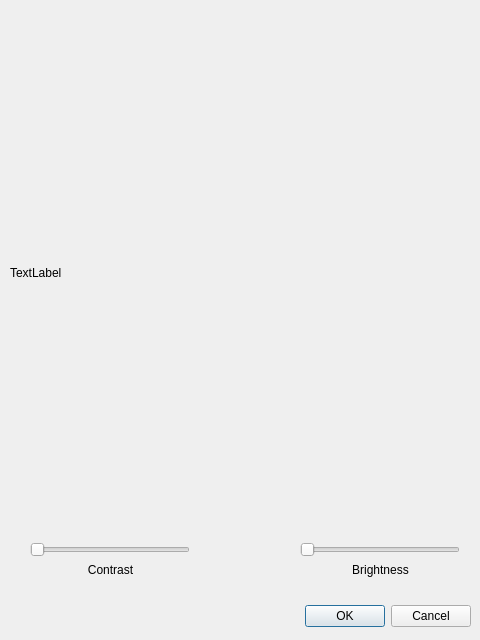
<?xml version="1.0" encoding="UTF-8"?>
<ui version="4.0">
 <class>Dialog</class>
 <widget class="QDialog" name="Dialog">
  <property name="geometry">
   <rect>
    <x>0</x>
    <y>0</y>
    <width>480</width>
    <height>640</height>
   </rect>
  </property>
  <property name="windowTitle">
   <string>Dialog</string>
  </property>
  <widget class="QDialogButtonBox" name="buttonBox">
   <property name="geometry">
    <rect>
     <x>10</x>
     <y>600</y>
     <width>461</width>
     <height>32</height>
    </rect>
   </property>
   <property name="orientation">
    <enum>Qt::Horizontal</enum>
   </property>
   <property name="standardButtons">
    <set>QDialogButtonBox::Cancel|QDialogButtonBox::Ok</set>
   </property>
  </widget>
  <widget class="QLabel" name="ChangedLabel">
   <property name="geometry">
    <rect>
     <x>10</x>
     <y>12</y>
     <width>461</width>
     <height>521</height>
    </rect>
   </property>
   <property name="text">
    <string>TextLabel</string>
   </property>
  </widget>
  <widget class="QSlider" name="ContrastSlider">
   <property name="geometry">
    <rect>
     <x>30</x>
     <y>540</y>
     <width>160</width>
     <height>19</height>
    </rect>
   </property>
   <property name="maximum">
    <number>100</number>
   </property>
   <property name="singleStep">
    <number>1</number>
   </property>
   <property name="value">
    <number>0</number>
   </property>
   <property name="orientation">
    <enum>Qt::Horizontal</enum>
   </property>
  </widget>
  <widget class="QSlider" name="BrightnessSlider">
   <property name="geometry">
    <rect>
     <x>300</x>
     <y>540</y>
     <width>160</width>
     <height>19</height>
    </rect>
   </property>
   <property name="maximum">
    <number>100</number>
   </property>
   <property name="orientation">
    <enum>Qt::Horizontal</enum>
   </property>
  </widget>
  <widget class="QLabel" name="label_2">
   <property name="geometry">
    <rect>
     <x>330</x>
     <y>560</y>
     <width>101</width>
     <height>20</height>
    </rect>
   </property>
   <property name="text">
    <string>Brightness</string>
   </property>
   <property name="alignment">
    <set>Qt::AlignCenter</set>
   </property>
  </widget>
  <widget class="QLabel" name="label_3">
   <property name="geometry">
    <rect>
     <x>80</x>
     <y>560</y>
     <width>61</width>
     <height>20</height>
    </rect>
   </property>
   <property name="text">
    <string>Contrast</string>
   </property>
   <property name="alignment">
    <set>Qt::AlignCenter</set>
   </property>
  </widget>
 </widget>
 <resources/>
 <connections>
  <connection>
   <sender>buttonBox</sender>
   <signal>accepted()</signal>
   <receiver>Dialog</receiver>
   <slot>accept()</slot>
   <hints>
    <hint type="sourcelabel">
     <x>248</x>
     <y>254</y>
    </hint>
    <hint type="destinationlabel">
     <x>157</x>
     <y>274</y>
    </hint>
   </hints>
  </connection>
  <connection>
   <sender>buttonBox</sender>
   <signal>rejected()</signal>
   <receiver>Dialog</receiver>
   <slot>reject()</slot>
   <hints>
    <hint type="sourcelabel">
     <x>316</x>
     <y>260</y>
    </hint>
    <hint type="destinationlabel">
     <x>286</x>
     <y>274</y>
    </hint>
   </hints>
  </connection>
 </connections>
</ui>
